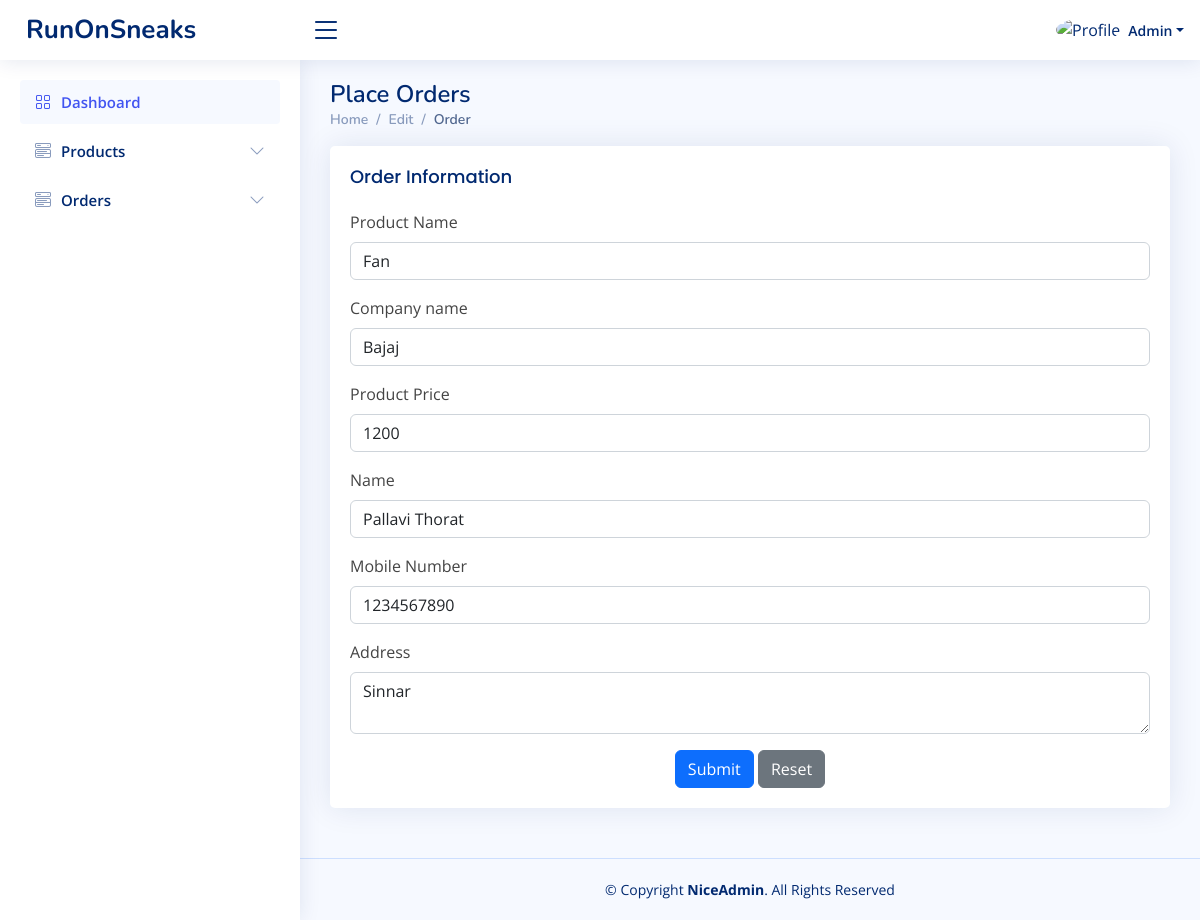
The page /edit_orders.php?id=2 on the database its author committed.
### tables this page shows
CREATE TABLE IF NOT EXISTS `order_info` (
  `id` int(11) NOT NULL AUTO_INCREMENT,
  `product_name` varchar(200) NOT NULL,
  `company_name` varchar(200) NOT NULL,
  `product_price` int(50) NOT NULL,
  `cust_name` varchar(100) NOT NULL,
  `cust_mobile` varchar(10) NOT NULL,
  `cust_address` varchar(200) NOT NULL,
  `order_by` int(11) NOT NULL,
  `order_status` varchar(100) NOT NULL,
  `reason` varchar(200) NOT NULL,
  PRIMARY KEY (`id`)
);

CREATE TABLE IF NOT EXISTS `product_info` (
  `id` int(11) NOT NULL AUTO_INCREMENT,
  `product_name` varchar(200) NOT NULL,
  `company_name` varchar(200) NOT NULL,
  `product_price` int(50) NOT NULL,
  `product_img` varchar(50) NOT NULL,
  PRIMARY KEY (`id`)
);

### edit_orders.php (the view, shortened to what this page needs)
<?php include 'header.php';
include("process\connection.php");
$id = $_GET['id'];
$querry = "select * from order_info where id='$id'";
$result = mysqli_query($conn, $querry) or die('QUerry Failed..');
$order_info = mysqli_fetch_assoc($result);
?>
<main id="main" class="main">
  <div class="pagetitle">
    <h1>Place Orders</h1>
    <nav>
      <ol class="breadcrumb">
        <li class="breadcrumb-item"><a href="index.php">Home</a></li>
        <li class="breadcrumb-item">Edit</li>
        <li class="breadcrumb-item active">Order</li>
      </ol>
    </nav>
  </div>
  <section class="section">
    <div class="row">
      <div class="col-lg-12">
        <div class="card">
          <div class="card-body">
            <h5 class="card-title">Order Information</h5>
            <form class="row g-3" method="post" action="process/update_order.php?id=<?php echo $order_info['id']; ?>">
              <div class="col-12">
                <label for="inputNanme4" class="form-label">Product Name</label>
                <select name="product_name" class="form-control" id="product_name">
                  <?php
                  $querry = "Select id,product_name from product_info";
                  $result = mysqli_query($conn, $querry);
                  while ($row = mysqli_fetch_assoc($result)) {
                    ?>
                    <option value="<?php echo $row['product_name'] ?>" <?php if ($order_info['product_name'] == $row['product_name'])
                         echo "selected"; ?>><?php echo $row['product_name'] ?></option>
                  <?php } ?>
                </select>
              </div>
              <div class="col-12">
                <label for="inputEmail4" class="form-label">Company name</label>
                <select name="company_name" class="form-control" onchange="getPrice(this.value)">
                  <?php
                  $querry = "Select id,company_name from product_info GROUP BY company_name;";
                  $result = mysqli_query($conn, $querry);
                  while ($row = mysqli_fetch_assoc($result)) {
                    ?>
                    <option value="<?php echo $row['company_name'] ?>" <?php if ($order_info['company_name'] == $row['company_name'])
                         echo "selected"; ?>><?php echo $row['company_name'] ?></option>
                  <?php } ?>
                </select>
              </div>
              <div class="col-12">
                <label for="inputPassword4" class="form-label">Product Price</label>
                <input type="number" name="product_price" class="form-control"
                  value="<?php echo $order_info['product_price']; ?>" id="p_price" placeholder="Enter Product Price"
                  readonly>
              </div>
              <div class="col-12">
                <label for="cust_name" class="form-label">Name</label>
                <input type="text" name="cust_name" class="form-control" placeholder="Enter Your Name"
                  value="<?php echo $order_info['cust_name']; ?>">
              </div>
              <div class="col-12">
                <label for="cust_mobile" class="form-label">Mobile Number</label>
                <input type="number" name="cust_mobile" class="form-control" placeholder="Enter Your Mobile Number"
                  value="<?php echo $order_info['cust_mobile']; ?>">
              </div>
              <div class="col-12">
                <label for="cust_address" class="form-label">Address</label>
                <textarea name="cust_address" class="form-control"
                  placeholder="Enter Your Address"><?php echo $order_info['cust_address']; ?></textarea>
              </div>
              <div class="text-center">
                <button type="submit" name="update" class="btn btn-primary">Submit</button>
                <button type="reset" class="btn btn-secondary">Reset</button>
              </div>
            </form>
          </div>
        </div>
      </div>
    </div>
  </section>
</main>
<?php include 'footer.php'; ?>

### assets/css/style.css (style rules this page uses)
:root { scroll-behavior: smooth; }
body { font-family: "Open Sans", sans-serif; background: #f6f9ff; color: #444444; }
a { color: #4154f1; text-decoration: none; }
h1, h2, h3, h4, h5, h6 { font-family: "Nunito", sans-serif; }
#main { margin-top: 60px; padding: 20px 30px; transition: all 0.3s; }
.pagetitle { margin-bottom: 10px; }
.pagetitle h1 { font-size: 24px; margin-bottom: 0; font-weight: 600; color: #012970; }
.card { margin-bottom: 30px; border: none; border-radius: 5px; box-shadow: 0px 0 30px rgba(1, 41, 112, 0.1); }
.card-title { padding: 20px 0 15px 0; font-size: 18px; font-weight: 500; color: #012970; font-family: "Poppins", sans-serif; }
.card-body { padding: 0 20px 20px 20px; }
.breadcrumb { font-size: 14px; font-family: "Nunito", sans-serif; color: #899bbd; font-weight: 600; }
.breadcrumb a { color: #899bbd; transition: 0.3s; }
.breadcrumb .breadcrumb-item::before { color: #899bbd; }
.breadcrumb .active { color: #51678f; font-weight: 600; }
@media (min-width: 1200px) { #main, #footer { margin-left: 300px; } }

### rows shown on the page
order_info: product_name "Fan", company_name "Bajaj", product_price "1200", cust_name "Pallavi Thorat", cust_mobile "1234567890", cust_address "Sinnar"
